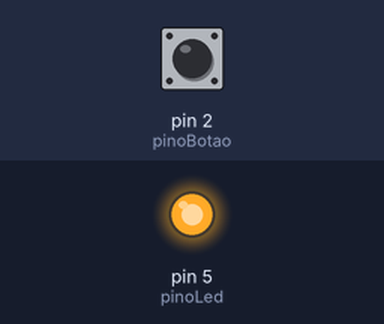
A sketch run on a simulated Arduino Uno, built with avr-gcc and run on an emulated ATmega328P. Parts: output pins drawn as LEDs (lit = HIGH). The inputs (shaded band) are chosen by the test bench; at power-on: pin 2 (pinoBotao) HIGH.

Above: at 1.2 s.
1.3 s: pin 2 (pinoBotao) pulled LOW for 0.15 s
At 1.37 s:
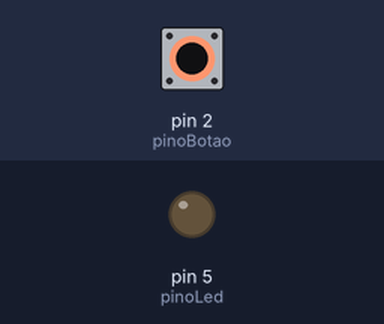
2.9 s: pin 2 (pinoBotao) pulled LOW for 3.2 s
At 7.1 s:
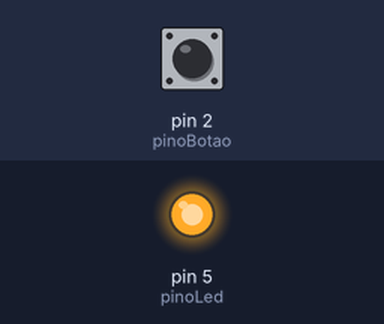
Timing chart, 0 to 8.6 s (numbered marks = the images above; inputs shaded):
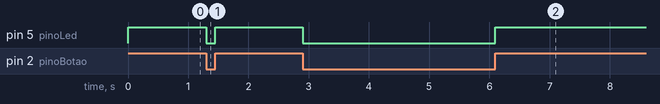

The sketch:

ligar_e_desligar_led.ino
```cpp
#define pinoBotao 2
#define pinoLed 5

void setup()
{
  pinMode(pinoBotao, INPUT_PULLUP);
  pinMode( pinoLed, OUTPUT);
}

void loop()
{

  int botao = digitalRead(pinoBotao);
  if(botao == LOW){

   digitalWrite( pinoLed, LOW );
  } else {
  digitalWrite( pinoLed, HIGH );

  }
}
```

Measured:
- after the input at 1.3 s, pin 5 (pinoLed): HIGH → LOW at once, → HIGH 0.15 s later
- after the input at 2.9 s, pin 5 (pinoLed): HIGH → LOW at once, → HIGH 3.2 s later
